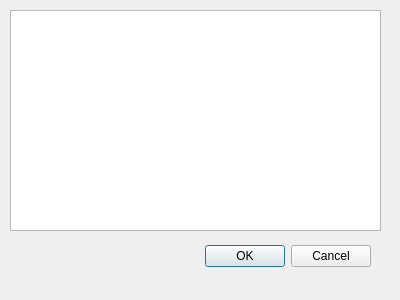
<?xml version="1.0" encoding="UTF-8"?>
<ui version="4.0">
 <class>Informationen</class>
 <widget class="QDialog" name="Informationen">
  <property name="geometry">
   <rect>
    <x>0</x>
    <y>0</y>
    <width>400</width>
    <height>300</height>
   </rect>
  </property>
  <property name="windowTitle">
   <string>Dialog</string>
  </property>
  <widget class="QDialogButtonBox" name="buttonBox">
   <property name="geometry">
    <rect>
     <x>30</x>
     <y>240</y>
     <width>341</width>
     <height>32</height>
    </rect>
   </property>
   <property name="orientation">
    <enum>Qt::Horizontal</enum>
   </property>
   <property name="standardButtons">
    <set>QDialogButtonBox::Cancel|QDialogButtonBox::Ok</set>
   </property>
  </widget>
  <widget class="QTextBrowser" name="textBrowser">
   <property name="geometry">
    <rect>
     <x>10</x>
     <y>10</y>
     <width>371</width>
     <height>221</height>
    </rect>
   </property>
  </widget>
 </widget>
 <resources/>
 <connections>
  <connection>
   <sender>buttonBox</sender>
   <signal>accepted()</signal>
   <receiver>Informationen</receiver>
   <slot>accept()</slot>
   <hints>
    <hint type="sourcelabel">
     <x>248</x>
     <y>254</y>
    </hint>
    <hint type="destinationlabel">
     <x>157</x>
     <y>274</y>
    </hint>
   </hints>
  </connection>
  <connection>
   <sender>buttonBox</sender>
   <signal>rejected()</signal>
   <receiver>Informationen</receiver>
   <slot>reject()</slot>
   <hints>
    <hint type="sourcelabel">
     <x>316</x>
     <y>260</y>
    </hint>
    <hint type="destinationlabel">
     <x>286</x>
     <y>274</y>
    </hint>
   </hints>
  </connection>
 </connections>
</ui>
